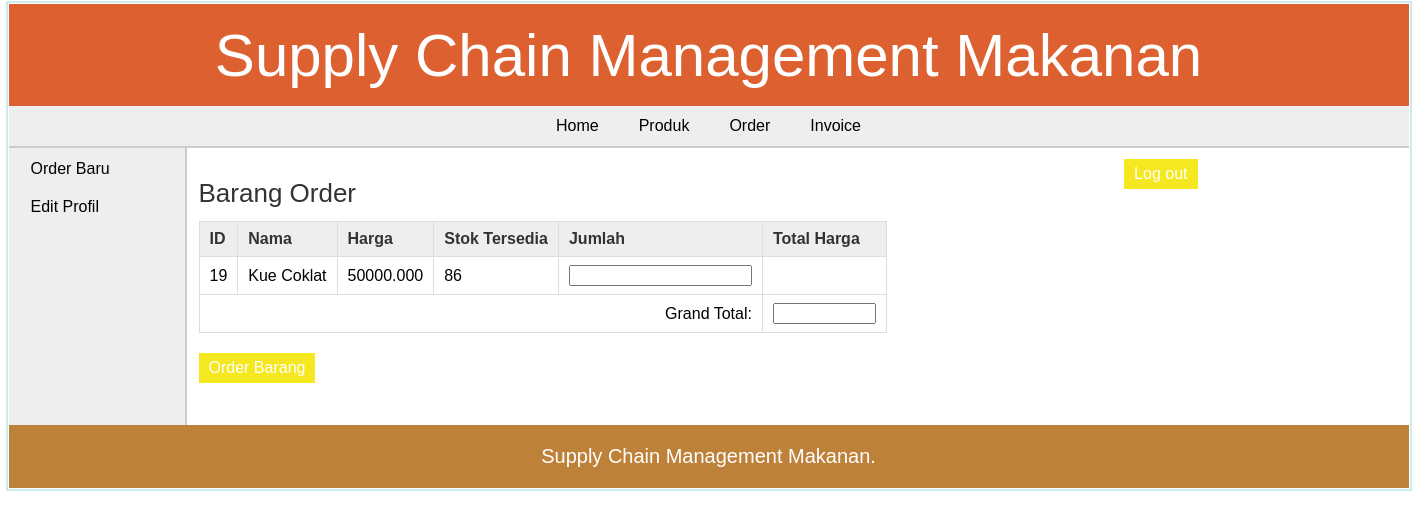
Screenshot of /retailer/order_items.php (signed in) with the database file from the repository.
### tables this page shows
CREATE TABLE `products` (
  `pro_id` int(11) NOT NULL,
  `pro_name` varchar(25) NOT NULL,
  `pro_desc` text DEFAULT NULL,
  `pro_price` decimal(10,3) NOT NULL,
  `unit` int(11) NOT NULL,
  `pro_cat` int(11) NOT NULL,
  `quantity` int(6) DEFAULT NULL
);

### retailer/order_items.php (the view, shortened to what this page needs)
<?php
	require("../includes/config.php");
	if(isset($_SESSION['retailer_login']) || isset($_SESSION['admin_login'])) {
			$query_selectProducts = "SELECT * FROM products";
			$result_selectProducts = mysqli_query($con,$query_selectProducts);
	}
	else {
		header('Location:../index.php');
	}
?>
<!DOCTYPE html>
<html>
<head>
	<link rel="stylesheet" href="../includes/main_style.css" >
</head>
<body>
	<?php
		include("../includes/header.inc.php");
		include("../includes/nav_retailer.inc.php");
		include("../includes/aside_retailer.inc.php");
	?>
	<section>
		<h1>Barang Order</h1>
		<form action="insert_man_order.php" method="POST" class="form">
		<table class="table_displayData">
			<tr>
				<th> ID </th>
				<th> Nama </th>
				<th> Harga </th>
				<th> Stok Tersedia </th>
				<th> Jumlah </th>
				<th> Total Harga </th>
			</tr>
			<?php $i=1; while($row_selectProducts = mysqli_fetch_array($result_selectProducts)) { ?>
			<tr>
				<td> <?php echo $row_selectProducts['pro_id']; ?> </td>
				<td> <?php echo $row_selectProducts['pro_name']; ?> </td>
				<td> <?php echo $row_selectProducts['pro_price']; ?> </td>
				<td> <?php if($row_selectProducts['quantity'] == NULL){ echo "N/A";} else {echo $row_selectProducts['quantity'];} ?> </td>
				<td> <input type="text" class="quantity" id="<?php echo $row_selectProducts['pro_id']; ?>" name="<?php echo "txtQuantity".$row_selectProducts['pro_id']; ?>" /> </td>
				<td> <div id="<?php echo "totalPrice".$row_selectProducts['pro_id']; ?>"></div> </td>
			</tr>
			<?php $i++; } ?>
			<tr>
				<td colspan="5" style="text-align:right;"> Grand Total: </td>
				<td> <input type="text" size="10" id="txtFinalAmount" name="total_price" readonly="readonly" value="" /> </td>
			</tr>
		</table>
		<input id="btnSubmit" type="submit" value="Order Barang" class="submit_button" />
		</form>
	</section>
	<?php
		include("../includes/footer.inc.php");
	?>
</body>
</html>

### includes/main_style.css (style rules this page uses)
* { font-family: arial,sans-serif; margin:0px; padding:1px; }
body { width:1400px; margin:auto; border:2px solid #cbecec; }
.submit_button { font-size:16px; margin-top:20px; margin-right:20px; padding:6px 10px; background-color:#f5e720; border:none; color:white; }
section { width:1000px; padding:10px; padding-bottom:40px; }
section h1 { margin-bottom:10px; font-weight:normal; color:#333; font-size: 26px; }
table { border-collapse: collapse; }
.table_displayData td, .table_displayData th { border:1px solid #ddd; padding: 8px 10px; text-align: left; }
.table_displayData th { background-color:#eee; color:#333; }

### rows the page displays
products: pro_id "19", pro_name "Kue Coklat", pro_price "50000.000", quantity "86"
